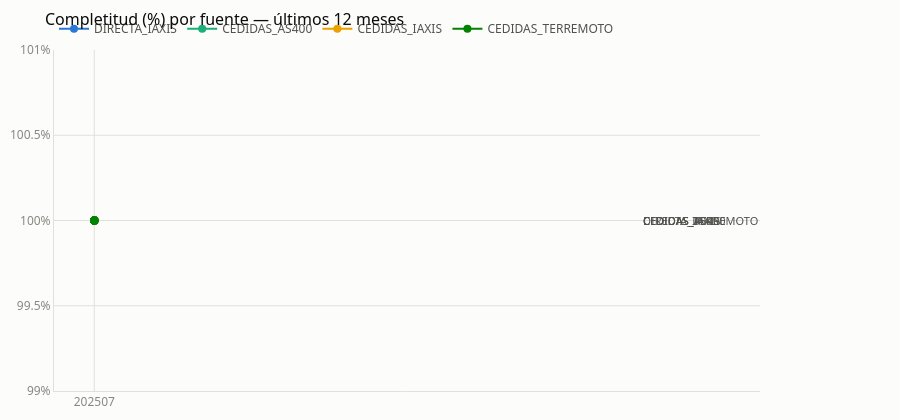

Here is the notebook cell this chart was saved with:
### Markdown cell above
### 5.3 Completitud — tendencia por fuente

Porcentaje de completitud de cada fuente mes a mes. Lo esperado es una línea plana pegada al 100%;
cualquier caída es un mes con problemas.

### Code cell
tend = (df.groupby(["fuente", "periodo_contable_analisis"])
          .agg(con=("con_valor", "sum"), tot=("total_registros", "sum"))
          .reset_index())
tend["pct"] = 100.0 * tend["con"] / tend["tot"]

fig_trend = go.Figure()
for fuente, color in COLOR_FUENTE.items():
    d = tend[tend["fuente"] == fuente].sort_values("periodo_contable_analisis")
    if d.empty:
        continue
    fig_trend.add_trace(go.Scatter(
        x=d["periodo_contable_analisis"].astype(str), y=d["pct"],
        name=fuente, mode="lines+markers",
        line=dict(color=color, width=2), marker=dict(size=8, color=color),
        hovertemplate="<b>%{fullData.name}</b><br>%{x}<br>Completitud: %{y:.2f}%<extra></extra>",
    ))
    fig_trend.add_annotation(x=str(d["periodo_contable_analisis"].iloc[-1]), y=d["pct"].iloc[-1],
                       text=fuente, font=dict(color=INK_2, size=11),
                       xanchor="left", xshift=8, showarrow=False)

layout_base(fig_trend, "Completitud (%) por fuente — últimos 12 meses", alto=420)
fig_trend.update_yaxes(ticksuffix="%")
fig_trend.update_layout(legend=dict(orientation="h", yanchor="bottom", y=1.02, font=dict(color=INK_2)),
                  margin=dict(r=140))
fig_trend.show()

### Figure 1 — Plotly figure (JSON) as saved in the notebook; plotly's stock layout.template omitted (floating-point values rounded to 4 significant figures)
{"data": [{"hovertemplate": "<b>%{fullData.name}</b><br>%{x}<br>Completitud: %{y:.2f}%<extra></extra>", "line": {"color": "#2a78d6", "width": 2}, "marker": {"color": "#2a78d6", "size": 8}, "mode": "lines+markers", "name": "DIRECTA_IAXIS", "type": "scatter", "x": ["202507", "202508", "202509", "202510", "202511", "202512", "202601", "202602", "202603", "202604", "202605", "202606"], "y": [100.0, 100.0, 100.0, 100.0, 100.0, 100.0, 100.0, 100.0, 100.0, 100.0, 100.0, 100.0]}, {"hovertemplate": "<b>%{fullData.name}</b><br>%{x}<br>Completitud: %{y:.2f}%<extra></extra>", "line": {"color": "#1baf7a", "width": 2}, "marker": {"color": "#1baf7a", "size": 8}, "mode": "lines+markers", "name": "CEDIDAS_AS400", "type": "scatter", "x": ["202507", "202508", "202509", "202510", "202511", "202512", "202601", "202602", "202603", "202604", "202605", "202606"], "y": [100.0, 100.0, 100.0, 100.0, 100.0, 100.0, 100.0, 100.0, 100.0, 100.0, 100.0, 100.0]}, {"hovertemplate": "<b>%{fullData.name}</b><br>%{x}<br>Completitud: %{y:.2f}%<extra></extra>", "line": {"color": "#eda100", "width": 2}, "marker": {"color": "#eda100", "size": 8}, "mode": "lines+markers", "name": "CEDIDAS_IAXIS", "type": "scatter", "x": ["202507", "202508", "202509", "202510", "202511", "202512", "202601", "202602", "202603", "202604", "202605", "202606"], "y": [100.0, 100.0, 100.0, 100.0, 100.0, 100.0, 100.0, 100.0, 100.0, 100.0, 100.0, 100.0]}, {"hovertemplate": "<b>%{fullData.name}</b><br>%{x}<br>Completitud: %{y:.2f}%<extra></extra>", "line": {"color": "#008300", "width": 2}, "marker": {"color": "#008300", "size": 8}, "mode": "lines+markers", "name": "CEDIDAS_TERREMOTO", "type": "scatter", "x": ["202507", "202508", "202509", "202510", "202511", "202512", "202601", "202602", "202603", "202604", "202605", "202606"], "y": [100.0, 100.0, 100.0, 100.0, 100.0, 100.0, 100.0, 100.0, 100.0, 100.0, 100.0, 100.0]}], "layout": {"annotations": [{"font": {"color": "#52514e", "size": 11}, "showarrow": false, "text": "DIRECTA_IAXIS", "x": "202606", "xanchor": "left", "xshift": 8, "y": 100}, {"font": {"color": "#52514e", "size": 11}, "showarrow": false, "text": "CEDIDAS_AS400", "x": "202606", "xanchor": "left", "xshift": 8, "y": 100}, {"font": {"color": "#52514e", "size": 11}, "showarrow": false, "text": "CEDIDAS_IAXIS", "x": "202606", "xanchor": "left", "xshift": 8, "y": 100}, {"font": {"color": "#52514e", "size": 11}, "showarrow": false, "text": "CEDIDAS_TERREMOTO", "x": "202606", "xanchor": "left", "xshift": 8, "y": 100}], "font": {"color": "#52514e", "family": "system-ui, -apple-system, \"Segoe UI\", sans-serif", "size": 12}, "height": 420, "legend": {"font": {"color": "#52514e"}, "orientation": "h", "y": 1.02, "yanchor": "bottom"}, "margin": {"b": 10, "l": 10, "r": 140, "t": 50}, "paper_bgcolor": "#fcfcfb", "plot_bgcolor": "#fcfcfb", "title": {"font": {"color": "#0b0b0b", "size": 16}, "text": "Completitud (%) por fuente — últimos 12 meses"}, "xaxis": {"gridcolor": "#e1e0d9", "linecolor": "#e1e0d9", "tickfont": {"color": "#898781"}, "zeroline": false}, "yaxis": {"gridcolor": "#e1e0d9", "linecolor": "#e1e0d9", "tickfont": {"color": "#898781"}, "ticksuffix": "%", "zeroline": false}}}
